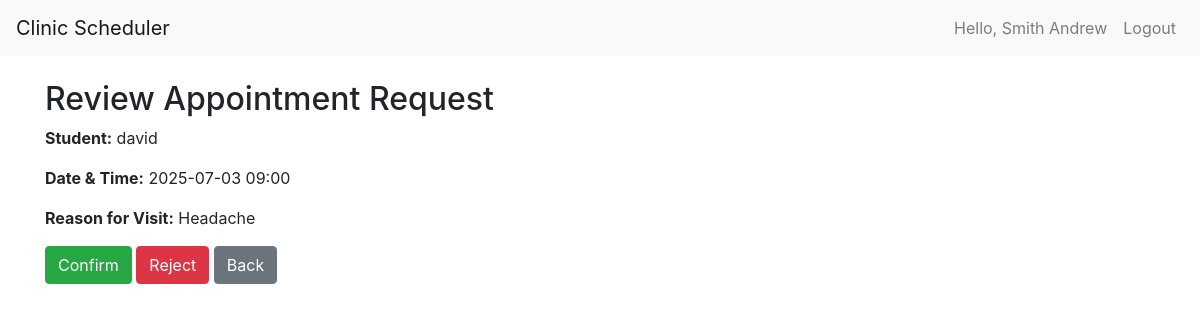
/staff/confirm/13/ (signed in), run on the app's committed database.
### appointments/models.py (models this page shows, shortened)
class Appointment(models.Model):
    STATUS_CHOICES = [
        ('pending',   'Pending'),
        ('confirmed', 'Confirmed'),
        ('attended',  'Attended'),
        ('no_show',   'No-Show'),
        ('rejected',  'Rejected'),
        ('cancelled', 'Cancelled'),
    ]
    student = models.ForeignKey(
        settings.AUTH_USER_MODEL,
        on_delete=models.CASCADE,
        related_name='appointments_as_student'
    )
    staff = models.ForeignKey(
        settings.AUTH_USER_MODEL,
        on_delete=models.CASCADE,
        related_name='appointments_as_staff'
    )
    date_time        = models.DateTimeField()
    status           = models.CharField(max_length=10, choices=STATUS_CHOICES, default='pending')
    reason_for_visit = models.TextField(blank=True)
    created_at       = models.DateTimeField(auto_now_add=True)
    updated_at       = models.DateTimeField(auto_now=True)
    class Meta:
        unique_together = ('staff', 'date_time')
        ordering        = ['-date_time']

### appointments/decorators.py (the view)
        def _wrapped_view(request, *args, **kwargs):
            if request.user.is_authenticated and request.user.profile.role == required_role:
                return view_func(request, *args, **kwargs)
            raise PermissionDenied

### appointments/views.py (called while the page is built, shortened)
@login_required
@role_required('staff')
def confirm_appointment(request, appointment_id):
    appt = get_object_or_404(Appointment,
                             id=appointment_id,
                             staff=request.user)
    return render(request, 'appointments/confirm_appointment.html', {
        'appointment': appt
    })

### templates/appointments/confirm_appointment.html (shortened to what this page needs)
{% extends 'appointments/base.html' %}
{% load crispy_forms_tags %}
{% block content %}
  <h2>Review Appointment Request</h2>
  <p><strong>Student:</strong> {{ appointment.student.username }}</p>
  <p><strong>Date & Time:</strong> {{ appointment.date_time|date:"Y-m-d H:i" }}</p>
  <p><strong>Reason for Visit:</strong> {{ appointment.reason_for_visit|default:"No reason provided." }}</p>
  <form method="post">
    <button type="submit" name="action" value="confirm" class="btn btn-success">Confirm</button>
    <button type="submit" name="action" value="reject" class="btn btn-danger">Reject</button>
    <a href="{% url 'appointments:staff_requests' %}" class="btn btn-secondary">Back</a>
  </form>
{% endblock %}

### templates/appointments/base.html (shortened to what this page needs)
<!DOCTYPE html>
<html lang="en">
<head>
  <link rel="stylesheet" href="https://stackpath.bootstrapcdn.com/bootstrap/4.5.2/css/bootstrap.min.css" />
</head>
<body>
  <nav class="navbar navbar-expand-lg navbar-light bg-light">
    <a class="navbar-brand" href="{% url 'appointments:dashboard' %}">Clinic Scheduler</a>
    <div class="collapse navbar-collapse">
      <ul class="navbar-nav ml-auto">
        {% if user.is_authenticated %}
          <li class="nav-item">
            <span class="nav-link">Hello, {{ request.user.get_full_name|default:request.user.username }}</span>
          </li>
          <li class="nav-item">
            <a class="nav-link" href="{% url 'logout' %}">Logout</a>
          </li>
        {% else %}
          <li class="nav-item">
            <a class="nav-link" href="{% url 'login' %}">Login</a>
          </li>
        {% endif %}
      </ul>
    </div>
  </nav>
  <div class="container mt-4">
    {% block content %}{% endblock %}
  </div>
</body>
</html>

### data on the page
Appointment: student.username "david", date_time "2025-07-03 09:00", reason_for_visit "Headache"

### other printed values
{{ request.user.get_full_name|default:request.user.username }} "Smith Andrew"
